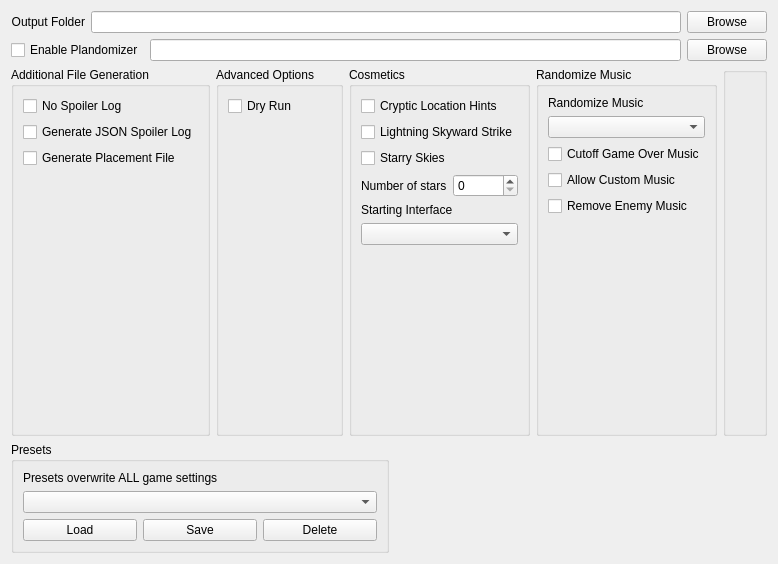
      <widget class="QWidget" name="tab_setup">
       <attribute name="title">
        <string>Setup</string>
       </attribute>
       <layout class="QVBoxLayout" name="verticalLayout_27">
        <item>
         <layout class="QVBoxLayout" name="vlay_files">
          <item>
           <layout class="QHBoxLayout" name="hlay_output">
            <item>
             <widget class="QLabel" name="label_output">
              <property name="text">
               <string>Output Folder</string>
              </property>
              <property name="alignment">
               <set>Qt::AlignmentFlag::AlignRight|Qt::AlignmentFlag::AlignTrailing|Qt::AlignmentFlag::AlignVCenter</set>
              </property>
             </widget>
            </item>
            <item>
             <widget class="QLineEdit" name="output_folder"/>
            </item>
            <item>
             <widget class="QPushButton" name="ouput_folder_browse_button">
              <property name="text">
               <string>Browse</string>
              </property>
             </widget>
            </item>
           </layout>
          </item>
          <item>
           <layout class="QVBoxLayout" name="vlay_plando">
            <item>
             <layout class="QHBoxLayout" name="hlay_plando_file">
              <item>
               <widget class="QCheckBox" name="option_plando">
                <property name="text">
                 <string>Enable Plandomizer</string>
                </property>
               </widget>
              </item>
              <item>
               <widget class="QLineEdit" name="plando_file"/>
              </item>
              <item>
               <widget class="QPushButton" name="plando_file_browse">
                <property name="text">
                 <string>Browse</string>
                </property>
               </widget>
              </item>
             </layout>
            </item>
           </layout>
          </item>
         </layout>
        </item>
        <item>
         <layout class="QHBoxLayout" name="hlay_setup_options">
          <item>
           <widget class="QGroupBox" name="box_additional_files">
            <property name="sizePolicy">
             <sizepolicy hsizetype="Expanding" vsizetype="Preferred">
              <horstretch>0</horstretch>
              <verstretch>0</verstretch>
             </sizepolicy>
            </property>
            <property name="title">
             <string>Additional File Generation</string>
            </property>
            <property name="flat">
             <bool>false</bool>
            </property>
            <layout class="QVBoxLayout" name="verticalLayout_22">
             <item>
              <layout class="QVBoxLayout" name="vlay_additional_files">
               <item>
                <widget class="QCheckBox" name="option_no_spoiler_log">
                 <property name="text">
                  <string>No Spoiler Log</string>
                 </property>
                </widget>
               </item>
               <item>
                <widget class="QCheckBox" name="option_json_spoiler">
                 <property name="text">
                  <string>Generate JSON Spoiler Log</string>
                 </property>
                </widget>
               </item>
               <item>
                <widget class="QCheckBox" name="option_out_placement_file">
                 <property name="text">
                  <string>Generate Placement File</string>
                 </property>
                </widget>
               </item>
               <item>
                <spacer name="vspace_additional_files">
                 <property name="orientation">
                  <enum>Qt::Orientation::Vertical</enum>
                 </property>
                 <property name="sizeHint" stdset="0">
                  <size>
                   <width>20</width>
                   <height>40</height>
                  </size>
                 </property>
                </spacer>
               </item>
              </layout>
             </item>
            </layout>
           </widget>
          </item>
          <item>
           <widget class="QGroupBox" name="box_advanced">
            <property name="sizePolicy">
             <sizepolicy hsizetype="Expanding" vsizetype="Preferred">
              <horstretch>0</horstretch>
              <verstretch>0</verstretch>
             </sizepolicy>
            </property>
            <property name="title">
             <string>Advanced Options</string>
            </property>
            <layout class="QVBoxLayout" name="verticalLayout_23">
             <item>
              <layout class="QVBoxLayout" name="vlay_advanced">
               <item>
                <widget class="QCheckBox" name="option_dry_run">
                 <property name="text">
                  <string>Dry Run</string>
                 </property>
                </widget>
               </item>
               <item>
                <spacer name="vspace_advanced">
                 <property name="orientation">
                  <enum>Qt::Orientation::Vertical</enum>
                 </property>
                 <property name="sizeHint" stdset="0">
                  <size>
                   <width>20</width>
                   <height>40</height>
                  </size>
                 </property>
                </spacer>
               </item>
              </layout>
             </item>
            </layout>
           </widget>
          </item>
          <item>
           <widget class="QGroupBox" name="box_cosmetics">
            <property name="sizePolicy">
             <sizepolicy hsizetype="Expanding" vsizetype="Preferred">
              <horstretch>0</horstretch>
              <verstretch>0</verstretch>
             </sizepolicy>
            </property>
            <property name="title">
             <string>Cosmetics</string>
            </property>
            <layout class="QVBoxLayout" name="verticalLayout_24">
             <item>
              <layout class="QVBoxLayout" name="vlay_cosmetics">
               <item>
                <widget class="QCheckBox" name="option_cryptic_location_hints">
                 <property name="text">
                  <string>Cryptic Location Hints</string>
                 </property>
                </widget>
               </item>
               <item>
                <widget class="QCheckBox" name="option_lightning_skyward_strike">
                 <property name="text">
                  <string>Lightning Skyward Strike</string>
                 </property>
                </widget>
               </item>
               <item>
                <widget class="QCheckBox" name="option_starry_skies">
                 <property name="text">
                  <string>Starry Skies</string>
                 </property>
                </widget>
               </item>
               <item>
                <layout class="QHBoxLayout" name="hlay_star_count">
                 <item>
                  <widget class="QLabel" name="label_for_option_star_count">
                   <property name="sizePolicy">
                    <sizepolicy hsizetype="MinimumExpanding" vsizetype="Preferred">
                     <horstretch>0</horstretch>
                     <verstretch>0</verstretch>
                    </sizepolicy>
                   </property>
                   <property name="text">
                    <string>Number of stars</string>
                   </property>
                  </widget>
                 </item>
                 <item>
                  <widget class="QSpinBox" name="option_star_count">
                   <property name="enabled">
                    <bool>true</bool>
                   </property>
                   <property name="sizePolicy">
                    <sizepolicy hsizetype="MinimumExpanding" vsizetype="Fixed">
                     <horstretch>0</horstretch>
                     <verstretch>0</verstretch>
                    </sizepolicy>
                   </property>
                   <property name="maximum">
                    <number>32767</number>
                   </property>
                   <property name="singleStep">
                    <number>100</number>
                   </property>
                  </widget>
                 </item>
                </layout>
               </item>
               <item>
                <widget class="QLabel" name="label_for_option_interface">
                 <property name="text">
                  <string>Starting Interface</string>
                 </property>
                </widget>
               </item>
               <item>
                <widget class="QComboBox" name="option_interface"/>
               </item>
               <item>
                <spacer name="vspace_cosmetics">
                 <property name="orientation">
                  <enum>Qt::Orientation::Vertical</enum>
                 </property>
                 <property name="sizeHint" stdset="0">
                  <size>
                   <width>20</width>
                   <height>40</height>
                  </size>
                 </property>
                </spacer>
               </item>
              </layout>
             </item>
            </layout>
           </widget>
          </item>
          <item>
           <widget class="QGroupBox" name="box_music_rando">
            <property name="sizePolicy">
             <sizepolicy hsizetype="Expanding" vsizetype="Preferred">
              <horstretch>0</horstretch>
              <verstretch>0</verstretch>
             </sizepolicy>
            </property>
            <property name="title">
             <string>Randomize Music</string>
            </property>
            <layout class="QVBoxLayout" name="verticalLayout_25">
             <item>
              <layout class="QVBoxLayout" name="vlay_music_rando">
               <item>
                <layout class="QVBoxLayout" name="vlay_music_rando_option">
                 <item>
                  <widget class="QLabel" name="label_for_option_music_rando">
                   <property name="text">
                    <string>Randomize Music</string>
                   </property>
                  </widget>
                 </item>
                 <item>
                  <widget class="QComboBox" name="option_music_rando"/>
                 </item>
                </layout>
               </item>
               <item>
                <widget class="QCheckBox" name="option_cutoff_gameover_music">
                 <property name="text">
                  <string>Cutoff Game Over Music</string>
                 </property>
                </widget>
               </item>
               <item>
                <widget class="QCheckBox" name="option_allow_custom_music">
                 <property name="text">
                  <string>Allow Custom Music</string>
                 </property>
                </widget>
               </item>
               <item>
                <widget class="QCheckBox" name="option_no_enemy_music">
                 <property name="text">
                  <string>Remove Enemy Music</string>
                 </property>
                </widget>
               </item>
               <item>
                <spacer name="vspace_music_rando">
                 <property name="orientation">
                  <enum>Qt::Orientation::Vertical</enum>
                 </property>
                 <property name="sizeHint" stdset="0">
                  <size>
                   <width>20</width>
                   <height>40</height>
                  </size>
                 </property>
                </spacer>
               </item>
              </layout>
             </item>
            </layout>
           </widget>
          </item>
          <item>
           <widget class="QGroupBox" name="box">
            <property name="sizePolicy">
             <sizepolicy hsizetype="Expanding" vsizetype="Preferred">
              <horstretch>0</horstretch>
              <verstretch>0</verstretch>
             </sizepolicy>
            </property>
            <property name="title">
             <string/>
            </property>
            <layout class="QVBoxLayout" name="verticalLayout_28">
             <item>
              <spacer name="vspace_10">
               <property name="orientation">
                <enum>Qt::Orientation::Vertical</enum>
               </property>
               <property name="sizeHint" stdset="0">
                <size>
                 <width>20</width>
                 <height>342</height>
                </size>
               </property>
              </spacer>
             </item>
            </layout>
           </widget>
          </item>
         </layout>
        </item>
        <item>
         <layout class="QHBoxLayout" name="hlay_presets">
          <item>
           <widget class="QGroupBox" name="box_presets">
            <property name="sizePolicy">
             <sizepolicy hsizetype="Expanding" vsizetype="Preferred">
              <horstretch>0</horstretch>
              <verstretch>0</verstretch>
             </sizepolicy>
            </property>
            <property name="title">
             <string>Presets</string>
            </property>
            <layout class="QVBoxLayout" name="verticalLayout_26">
             <item>
              <layout class="QVBoxLayout" name="vlay_presets">
               <item>
                <widget class="QLabel" name="label_presets">
                 <property name="text">
                  <string>Presets overwrite ALL game settings</string>
                 </property>
                 <property name="wordWrap">
                  <bool>false</bool>
                 </property>
                </widget>
               </item>
               <item>
                <widget class="QComboBox" name="presets_list"/>
               </item>
               <item>
                <layout class="QHBoxLayout" name="hlay_presets_controls">
                 <item>
                  <widget class="QPushButton" name="load_preset">
                   <property name="text">
                    <string>Load</string>
                   </property>
                  </widget>
                 </item>
                 <item>
                  <widget class="QPushButton" name="save_preset">
                   <property name="text">
                    <string>Save</string>
                   </property>
                  </widget>
                 </item>
                 <item>
                  <widget class="QPushButton" name="delete_preset">
                   <property name="text">
                    <string>Delete</string>
                   </property>
                  </widget>
                 </item>
                </layout>
               </item>
              </layout>
             </item>
            </layout>
           </widget>
          </item>
          <item>
           <spacer name="hspace_presets">
            <property name="orientation">
             <enum>Qt::Orientation::Horizontal</enum>
            </property>
            <property name="sizeHint" stdset="0">
             <size>
              <width>40</width>
              <height>20</height>
             </size>
            </property>
           </spacer>
          </item>
         </layout>
        </item>
       </layout>
      </widget>
